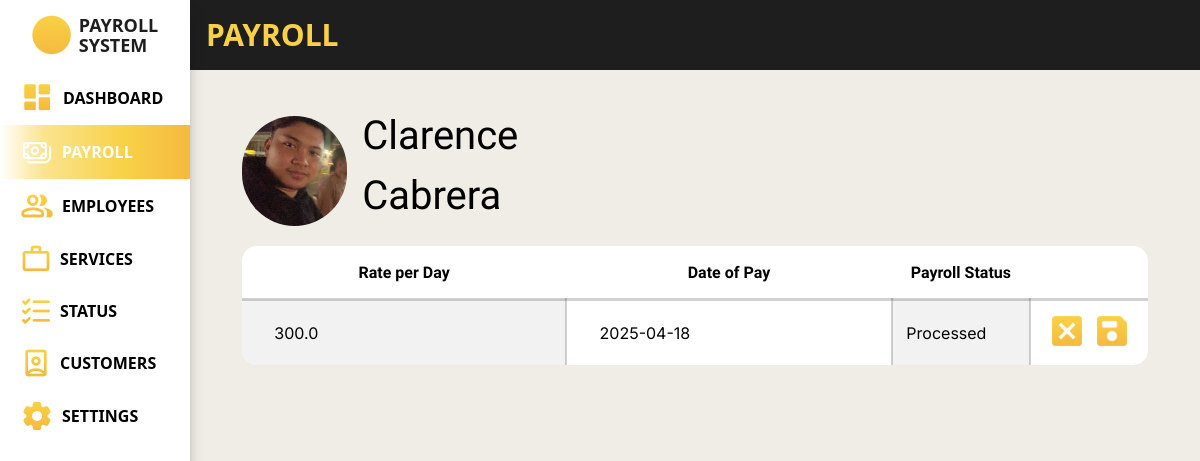
Page /payroll_system/payroll_edit/5/ (signed in) on the committed database.
### payroll_system/models.py (models this page shows, shortened)
class Employee(models.Model):
    class HighestEducation(models.TextChoices):
        GRADESCHOOL = 'Grade School', _('Grade School')
        HIGHSCHOOL = 'High School', _('High School')
        BACHELORS_DEGREE = 'Bachelor\'s Degree', _('Bachelor\'s Degree')
        VOCATIONAL_EDUCATION = 'Vocational Education', _('Vocational Education')
        MASTERS_DEGREE = 'Master\'s Degree', _('Master\'s Degree')
    class EmployeeStatus(models.TextChoices):
        FULLTIME = 'Full Time', _('Full Time')
        PARTTIME = 'Part Time', _('Part Time')
    class ActiveStatus(models.TextChoices):
        ACTIVE = 'Active', _('Active')
        INACTIVE = 'Inactive', _('Inactive')
    employee_id = models.AutoField(primary_key=True)
    first_name = models.CharField(max_length=100, null=False)
    middle_name = models.CharField(max_length=100, null=True, blank=True)
    last_name = models.CharField(max_length=100, null=False)
    gender = models.CharField(max_length=6, choices=Gender.choices, null=False)
    date_of_birth = models.DateField(null=True)
    contact_number = models.CharField(max_length=15, null=True)
    emergency_contact = models.CharField(max_length=15, null=True)
    region = models.CharField(max_length=255, null=False, default='')
    province = models.CharField(max_length=255, null=False, default='')
    municipality = models.CharField(max_length=255, null=False, default='')
    barangay = models.CharField(max_length=255, null=False, default='')
    highest_education = models.CharField(max_length=20, choices=HighestEducation.choices, null=True)
    work_experience = models.CharField(max_length=2083, null=True, blank=True)
    date_of_employment = models.DateField(default=timezone.now)
    days_worked = models.IntegerField(default=0, null=False)
    employee_status = models.CharField(max_length=9, choices=EmployeeStatus.choices, null=True)
    active_status = models.CharField(max_length=8, choices=ActiveStatus.choices, default=ActiveStatus.ACTIVE)
    absences = models.IntegerField(default=0, null=False)
    employee_image = models.ImageField(null=True, blank=True, upload_to='images/')

class Payroll(models.Model):
    class PayrollStatus(models.TextChoices):
        PENDING = 'PENDING', _('Pending')
        PROCESSED = 'PROCESSED', _('Processed')
    payroll_id = models.AutoField(primary_key=True)
    rate = models.FloatField(default=0, null=False)
    incentives = models.FloatField(default=0, null=False)
    payroll_status = models.CharField(max_length=9, choices=PayrollStatus.choices, default=PayrollStatus.PENDING, null=True, blank=True)
    deductions = models.FloatField(default=0, null=False)
    salary = models.FloatField(default=0, null=False)
    cash_advance = models.FloatField(default=0, null=False)
    under_time = models.FloatField(default=0, null=False)
    payment_date = models.DateField(null=False)
    employee_id_fk = models.ForeignKey(Employee, on_delete=models.CASCADE, related_name='payrolls')
    attendance_id_fk = models.ForeignKey(Attendance, null=True, blank=True, on_delete=models.CASCADE)

### payroll_system/views.py (the view)
# urls.py: path('payroll_edit/<int:employee_id>/', views.payroll_edit , name='payroll_edit'),
@login_required
def payroll_edit(request, employee_id):
    employee = Employee.objects.get(employee_id=employee_id)
    today = timezone.now().date()
    try:
        payroll = Payroll.objects.get(
            employee_id_fk=employee,
            payment_date__gte=today
        )
    except Payroll.DoesNotExist:
        payroll = Payroll(employee_id_fk=employee)
        payroll.payment_date = today + timezone.timedelta(days=7)
        try:
            prev_payroll = Payroll.objects.filter(
                employee_id_fk=employee
            ).latest('payment_date')
            payroll.rate = prev_payroll.rate
            payroll.incentives = prev_payroll.incentives
            payroll.payroll_status = prev_payroll.payroll_status
        except Payroll.DoesNotExist:
            pass
    if request.method == 'POST':
        form = PayrollForm(request.POST, instance=payroll)
        if form.is_valid():
            form.save()
            History.objects.create(description=f"Payroll for {employee.first_name} {employee.last_name} ({employee.employee_id}) was updated.")
            return redirect('payroll_system:payroll_individual', employee_id=employee_id)
    else:
        form = PayrollForm(instance=payroll)
    latest_payroll = employee.payrolls.order_by('-payment_date').first()
    context = {
        'form': form,
        'employee': employee,
        'latest_payroll': latest_payroll
    }
    return render(request, 'payroll_system/payroll_edit.html', context)

### payroll_system/forms.py (shortened to what this page needs)
class PayrollForm(ModelForm):
    class Meta:
        model = Payroll
        fields = ('rate', 'payment_date', 'payroll_status')
        widgets = {
            'rate': forms.NumberInput(),
            'payment_date': forms.DateInput(),
            'payroll_status': forms.Select()
        }

### payroll_system/templates/payroll_system/payroll_edit.html (shortened to what this page needs)
{% load static %}
<!DOCTYPE html>
<html lang="en">
<head>
    <link rel="stylesheet" href="{% static 'css/template_new.css' %}">
    <link rel="stylesheet" href="{% static 'css/payroll_edit.css' %}">
    <script src="https://cdn.jsdelivr.net/npm/@tailwindcss/browser@4"></script>
</head>
<body class="bg-[#EFEDE6]">
    <nav class="fixed w-[80px] md:w-[190px] h-full bg-[#FFFFFF] shadow-lg/30 z-50">
        <div class="bg-[#FFFFFF] cols-span-1 row-span-1">
            <div class="h-[70px] flex flex-wrap justify-center place-items-center md:gap-2" id="logo">
                <div class="-mb-2 md:mb-0" id="logo-picture">
                    <img class="h-8 md:h-10" src="{% static 'images/logo_icon.png' %}" alt="">
                </div>
                <div class="text-[#1E1E1E] text-xs/3 md:text-lg/5 font-[League Spartan] font-extrabold" id="logo-name">
                    <p class="text-center md:text-left ">PAYROLL</p>
                    <p class="text-center md:text-left">SYSTEM</p>
                </div>
            </div>
        </div>
        <div class="overflow-hidden" id="menu">
            <ul class="h-auto w-[80px] md:w-[190px]">
                <li class="px-5 py-2.5 flex justify-center md:justify-start">
                    <a class="size-fit flex flex-nowrap items-center gap-2" href="{% url 'payroll_system:dashboard' %}">
                        <img class="w-auto h-auto" src="{% static 'images/dashboard_icon.png' %}" alt="">
                        <div class="hidden md:block text-base font-[League Spartan] font-semibold">DASHBOARD</div>
                    </a>
                </li>
                <li class="px-5 py-2.5 flex justify-center md:justify-start" id="focused">
                    <a class="size-fit flex flex-nowrap items-center gap-2" href="{% url 'payroll_system:payrolls' %}">
                        <img class="w-auto h-auto" src="{% static 'images/payroll_icon_focused.png' %}" alt="">
                        <div class="hidden md:block text-base font-[League Spartan] font-semibold">PAYROLL</div>
                    </a>
                </li>
                <li class="px-5 py-2.5 flex justify-center md:justify-start">
                    <a class="size-fit flex flex-nowrap items-center gap-2" href="{% url 'payroll_system:employees' %}">
                        <img class="w-auto h-auto" src="{% static 'images/employee_icon.png' %}" alt="">
                        <div class="hidden md:block text-base font-[League Spartan] font-semibold">EMPLOYEES</div>
                    </a>
                </li>
                <li class="px-5 py-2.5 flex justify-center md:justify-start">
                    <a class="size-fit flex flex-nowrap items-center gap-2" href="{% url 'payroll_system:services' %}">
                        <img class="w-auto h-auto" src="{% static 'images/services_icon.png' %}" alt="">
                        <div class="hidden md:block text-base font-[League Spartan] font-semibold">SERVICES</div>
                    </a>
                </li>
                <li class="px-5 py-2.5 flex justify-center md:justify-start">
                    <a class="size-fit flex flex-nowrap items-center gap-2" href="{% url 'payroll_system:status' %}">
                        <img class="w-auto h-auto" src="{% static 'images/status_icon.png' %}" alt="">
                        <div class="hidden md:block text-base font-[League Spartan] font-semibold">STATUS</div>
                    </a>
                </li>
                <li class="px-5 py-2.5 flex justify-center md:justify-start">
                    <a class="size-fit flex flex-nowrap items-center gap-2" href="{% url 'payroll_system:customers' %}">
                        <img class="w-auto h-auto" src="{% static 'images/customers_icon.png' %}" alt="">
                        <div class="hidden md:block text-base font-[League Spartan] font-semibold">CUSTOMERS</div>
                    </a>
                </li>
                <li class="px-5 py-2.5 flex justify-center md:justify-start">
                    <a class="size-fit flex flex-nowrap items-center gap-2" href="{% url 'payroll_system:settings' %}">
                        <img class="w-auto h-auto" src="{% static 'images/settings_icon.png' %}" alt="">
                        <div class="hidden md:block text-base font-[League Spartan] font-semibold">SETTINGS</div>
                    </a>
                </li>
            </ul>
        </div>
    </nav>
    <div class="h-dvh w-full grid grid-cols-[80px_1fr] md:grid-cols-[190px_1fr] grid-rows-[70px_1fr] z-25">
        <div class="bg-[#1E1E1E] flex justify-start items-center px-4">
            <h1 class="text-[#f8d146] font-[League Spartan] text-3xl font-bold ">PAYROLL</h1>
        </div>
        <div class="size-full py-4 px-3" id="thing">
            <div class="profile-picture">
                <img src="{{ employee.employee_image.url }}" alt="">
                <div class="employee_name">
                    <h1>
                        {{ employee.first_name }} {{ employee.last_name }}
                    </h1>
                </div>
            </div>
            <div class="edit_container">
                <table>
                    <tr>
                        <th>Rate per Day</th>
                        <th>Date of Pay</th>
                        <th>Payroll Status</th>
                        <th></th>
                    </tr>
                    <tr>
                        <form class="edit_field" method="POST">
                            <td>{{ form.rate }}</td>
                            <td>{{ form.payment_date }}</td>
                            <td>{{ form.payroll_status }}</td>
                            <td>
                                <a href=""><input type="button" value=""></a>
                                <input type="submit" value="">
                            </td>
                        </form>
                    </tr>
                </table>
            </div>
        </div>
    </div>
</body>
</html>

### static/css/template_new.css (style rules this page uses)
#focused { color: #FFFFFF !important; background: linear-gradient(89.98deg, rgba(248, 209, 70, 0), rgba(248, 209, 70, 0.6) 23%, #f8d146 66%, #f5b93f); }

### static/css/payroll_edit.css (style rules this page uses)
.profile-picture { width: 40%; margin: 20px 40px; display: flex; align-items: end; }
.profile-picture img { width: 110px; height: 110px; border-radius: 55px; }
.profile-picture .employee_name { margin: 0 15px; }
.profile-picture .employee_name h1 { font-family: 'League Spartan'; font-size: 2.5rem; margin: 0; }
.edit_container { margin: 0 40px; display: flex; flex-direction: column; }
.edit_container table { width: 100%; background-color: #fff; text-align: center; border: none; border-radius: 15px; border-spacing: 0; border-collapse: collapse; overflow: hidden; }
table tr { border-bottom: 2px solid rgba(30, 30, 30, 0.20); }
table tr:first-child { border-bottom: 3px solid rgba(30, 30, 30, 0.20); }
table tr td:nth-child(odd) { background-color: #f2f2f2; }
table tr:last-child { border-bottom: none; }
table tr th { padding: 15px 0 12.5px; font-family: 'League Spartan'; font-size: 1rem; font-weight: 800; }
table tr td { text-align: center; font-size: 1rem; font-family: 'Inter'; border-right: 2px solid rgba(30, 30, 30, 0.20); }
table tr td:last-child { border-right: none; }
table tr td input[type=number], table tr td input[type=text] { height: 100%; width: 80%; background: none; padding: 20px 0; font-family: 'Inter'; font-size: 1rem; border: none; }
table tr td select { height: 100%; width: 80%; background: none; padding: 20px 0; font-family: 'Inter'; font-size: 1rem; border: none; -webkit-appearance: none; }
table tr td input[type=submit] { height: 40px; width: 40px; padding: 20px 0; background-image: url('../images/save_icon.png'); background-repeat: no-repeat; background-size: cover; border: none; }
table tr td input[type=button] { height: 40px; width: 40px; padding: 20px 0; background-image: url('../images/cancel_icon.png'); background-repeat: no-repeat; background-size: cover; border: none; }

### rows in the picture
Employee: employee_image (picture), first_name "Clarence", last_name "Cabrera"
Payroll: rate "300.0", payment_date "2025-04-18", payroll_status "Processed"
